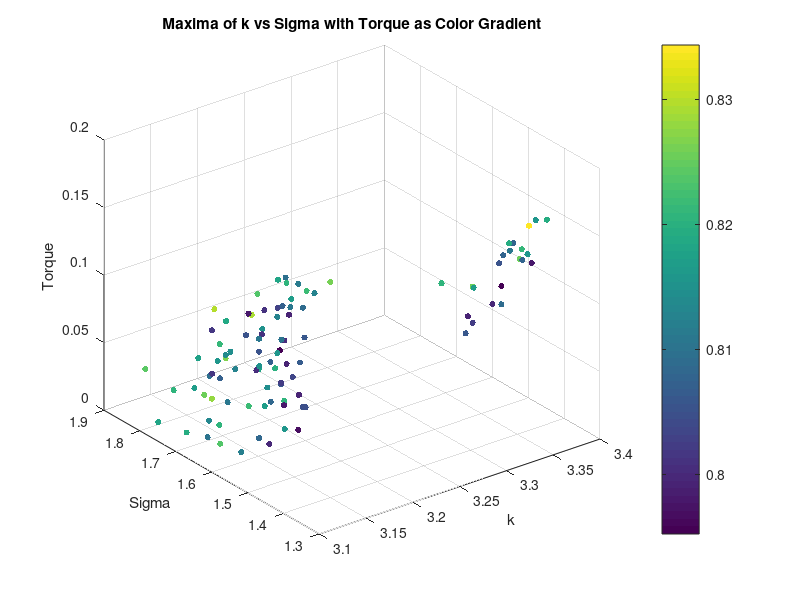
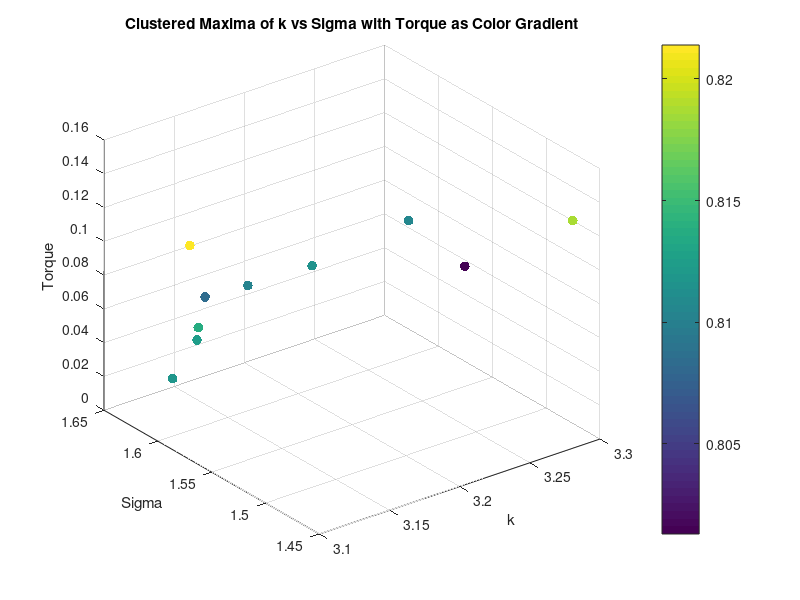
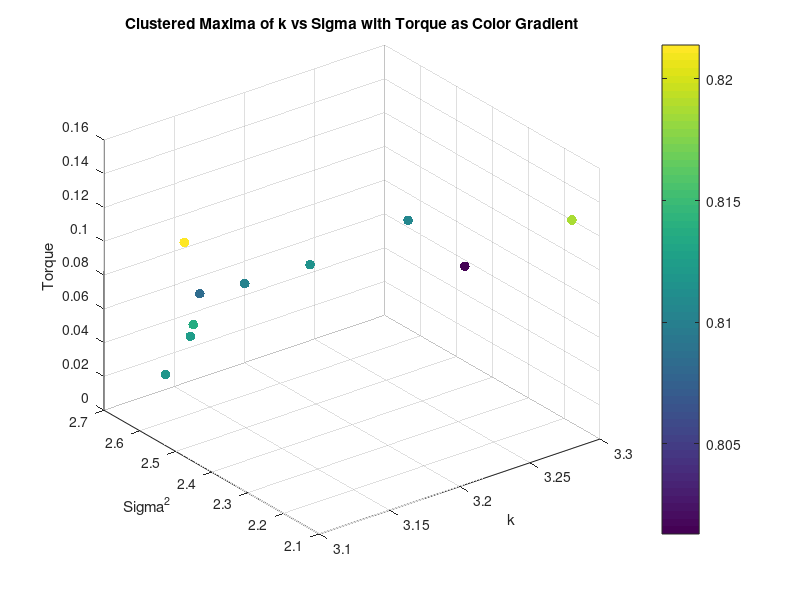
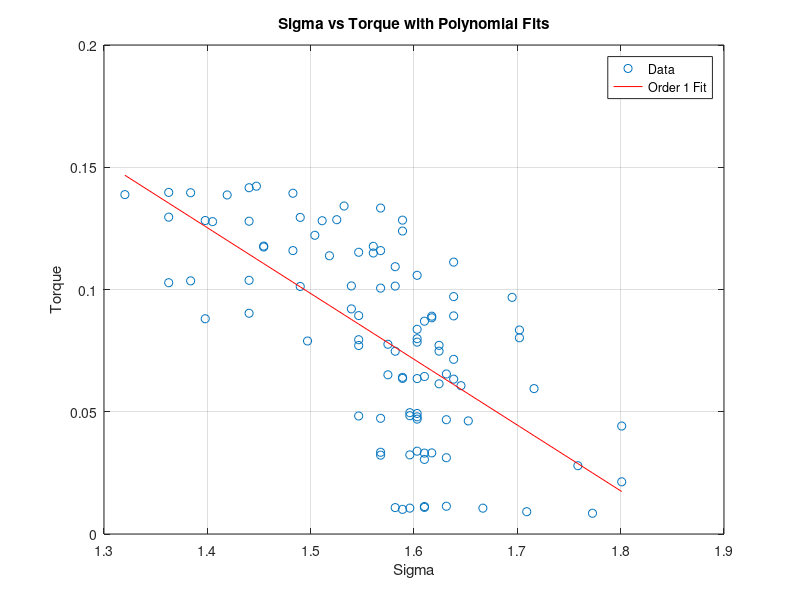

These figures' MATLAB source, in order:
clear all;
close all;

load('maxima_data.mat');
scatter3(maxima_k, maxima_sigma, torque_values, 20, maxima_corr, 'filled');
xlabel('k');
ylabel('Sigma');
zlabel('Torque');
title('Maxima of k vs Sigma with Torque as Color Gradient');
colorbar;
grid on;

% K means clustering of torque into 10 clusters, taking mean of each cluster k, sigma and corr too
[cluster_idx, cluster_centers] = kmeans(torque_values', 10);
% Take the mean of each cluster
torque_means = zeros(10, 1);
sigma_means = zeros(10, 1);
k_means = zeros(10, 1);
corr_means = zeros(10, 1);
for i = 1:10
    torque_means(i) = mean(torque_values(cluster_idx == i));
    sigma_means(i) = mean(maxima_sigma(cluster_idx == i));
    k_means(i) = mean(maxima_k(cluster_idx == i));
    corr_means(i) = mean(maxima_corr(cluster_idx == i));
end

% Plot the clusters
figure;
scatter3(k_means, sigma_means, torque_means, 50, corr_means, 'filled');
xlabel('k');
ylabel('Sigma');
zlabel('Torque');
title('Clustered Maxima of k vs Sigma with Torque as Color Gradient');
colorbar;
grid on;

figure;
scatter3(k_means, sigma_means.^2, torque_means, 50, corr_means, 'filled');
xlabel('k');
ylabel('Sigma^2');
zlabel('Torque');
title('Clustered Maxima of k vs Sigma with Torque as Color Gradient');
colorbar;
grid on;

% Ensure data is sorted for polyfit
[sigma_sorted, sort_idx] = sort(maxima_sigma);
torque_sorted = torque_values(sort_idx);

% Polyfit for sigma vs torque (order 1 and 2)
p1_sigma = polyfit(sigma_sorted, torque_sorted, 1);

% Calculate fitted values and MSE for sigma vs torque
fitted_torque_p1_sigma = polyval(p1_sigma, sigma_sorted);
mse_p1_sigma = mean((torque_sorted - fitted_torque_p1_sigma).^2);

% Display results for sigma vs torque
disp('Sigma vs Torque:');
disp(['Order 1 MSE: ', num2str(mse_p1_sigma)]);


% Polyfit for sigma^2 vs torque (order 1 and 2)
sigma_squared_sorted = sigma_sorted.^2;
p1_sigma_squared = polyfit(sigma_squared_sorted, torque_sorted, 1);


% Calculate fitted values and MSE for sigma^2 vs torque
fitted_torque_p1_sigma_squared = polyval(p1_sigma_squared, sigma_squared_sorted);
mse_p1_sigma_squared = mean((torque_sorted - fitted_torque_p1_sigma_squared).^2);


% Display results for sigma^2 vs torque
disp('Sigma^2 vs Torque:');
disp(['Order 1 MSE: ', num2str(mse_p1_sigma_squared)]);


% Plot for sigma vs torque with polynomial fits
figure;
plot(sigma_sorted, torque_sorted, 'o', 'DisplayName', 'Data');
hold on;
plot(sigma_sorted, fitted_torque_p1_sigma, '-r', 'DisplayName', 'Order 1 Fit');
xlabel('Sigma');
ylabel('Torque');
title('Sigma vs Torque with Polynomial Fits');
legend('show');
grid on;

% Plot for sigma^2 vs torque with polynomial fits
figure;
plot(sigma_squared_sorted, torque_sorted, 'o', 'DisplayName', 'Data');
hold on;
plot(sigma_squared_sorted, fitted_torque_p1_sigma_squared, '-r', 'DisplayName', 'Order 1 Fit');
xlabel('Sigma^2');
ylabel('Torque');
title('Sigma^2 vs Torque with Polynomial Fits');
legend('show');
grid on;

%Ensure data is sorted for polyfit
[sigma_sorted, sort_idx] = sort(sigma_means);
torque_sorted = torque_means(sort_idx);

% Polyfit for sigma vs torque (order 1 and 2)
p1_sigma = polyfit(sigma_sorted, torque_sorted, 1);
p2_sigma = polyfit(sigma_sorted, torque_sorted, 2);

% Calculate fitted values and MSE for sigma vs torque
fitted_torque_p1_sigma = polyval(p1_sigma, sigma_sorted);
fitted_torque_p2_sigma = polyval(p2_sigma, sigma_sorted);
mse_p1_sigma = mean((torque_sorted - fitted_torque_p1_sigma).^2);
mse_p2_sigma = mean((torque_sorted - fitted_torque_p2_sigma).^2);

% Display results for sigma vs torque
disp('Sigma vs Torque:');
disp(['Order 1 MSE: ', num2str(mse_p1_sigma)]);
disp(['Order 2 MSE: ', num2str(mse_p2_sigma)]);

% Polyfit for sigma^2 vs torque (order 1 and 2)
sigma_squared_sorted = sigma_sorted.^2;
p1_sigma_squared = polyfit(sigma_squared_sorted, torque_sorted, 1);
p2_sigma_squared = polyfit(sigma_squared_sorted, torque_sorted, 2);

% Calculate fitted values and MSE for sigma^2 vs torque
fitted_torque_p1_sigma_squared = polyval(p1_sigma_squared, sigma_squared_sorted);
fitted_torque_p2_sigma_squared = polyval(p2_sigma_squared, sigma_squared_sorted);
mse_p1_sigma_squared = mean((torque_sorted - fitted_torque_p1_sigma_squared).^2);
mse_p2_sigma_squared = mean((torque_sorted - fitted_torque_p2_sigma_squared).^2);

% Display results for sigma^2 vs torque
disp('Sigma^2 vs Torque:');
disp(['Order 1 MSE: ', num2str(mse_p1_sigma_squared)]);
disp(['Order 2 MSE: ', num2str(mse_p2_sigma_squared)]);

% Plot for sigma vs torque with polynomial fits
figure;
plot(sigma_sorted, torque_sorted, 'o', 'DisplayName', 'Data');
hold on;
plot(sigma_sorted, fitted_torque_p1_sigma, '-r', 'DisplayName', 'Order 1 Fit');
plot(sigma_sorted, fitted_torque_p2_sigma, '--g', 'DisplayName', 'Order 2 Fit');
xlabel('Sigma');
ylabel('Torque');
title('Sigma vs Torque with Polynomial Fits');
legend('show');
grid on;

% Plot for sigma^2 vs torque with polynomial fits
figure;
plot(sigma_squared_sorted, torque_sorted, 'o', 'DisplayName', 'Data');
hold on;
plot(sigma_squared_sorted, fitted_torque_p1_sigma_squared, '-r', 'DisplayName', 'Order 1 Fit');
plot(sigma_squared_sorted, fitted_torque_p2_sigma_squared, '--g', 'DisplayName', 'Order 2 Fit');
xlabel('Sigma^2');
ylabel('Torque');
title('Sigma^2 vs Torque with Polynomial Fits');
legend('show');
grid on;
